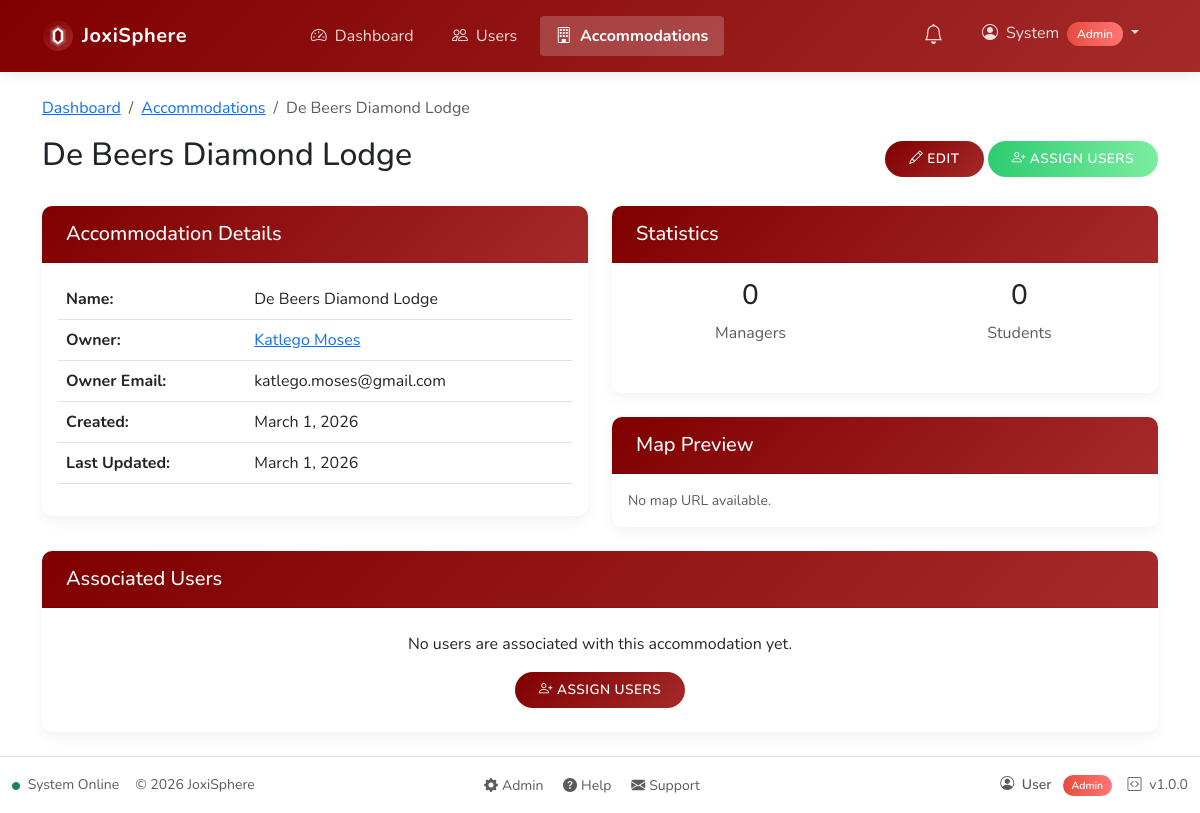
Page /admin/view-accommodation.php?id=1 (signed in) on the committed database.
### tables this page shows
CREATE TABLE IF NOT EXISTS accommodations (
    id INT AUTO_INCREMENT PRIMARY KEY,
    name VARCHAR(100) NOT NULL,
    address_line1 VARCHAR(255) NULL,
    address_line2 VARCHAR(255) NULL,
    city VARCHAR(100) NULL,
    province VARCHAR(100) NULL,
    postal_code VARCHAR(20) NULL,
    map_url VARCHAR(500) NULL,
    max_students INT UNSIGNED NULL,
    contact_phone VARCHAR(20) NULL,
    contact_email VARCHAR(100) NULL,
    notes TEXT NULL,
    owner_id INT NOT NULL,
    created_at TIMESTAMP DEFAULT CURRENT_TIMESTAMP,
    updated_at TIMESTAMP DEFAULT CURRENT_TIMESTAMP ON UPDATE CURRENT_TIMESTAMP,
    FOREIGN KEY (owner_id) REFERENCES users(id) ON DELETE CASCADE
);

CREATE TABLE IF NOT EXISTS users (
    id INT AUTO_INCREMENT PRIMARY KEY,
    username VARCHAR(50) NOT NULL UNIQUE,
    password VARCHAR(255) NOT NULL,
    email VARCHAR(100) NOT NULL,
    first_name VARCHAR(50) NOT NULL,
    last_name VARCHAR(50) NOT NULL,
    id_number VARCHAR(13) UNIQUE,   
    phone_number VARCHAR(20),
    whatsapp_number VARCHAR(20),
    preferred_communication ENUM('SMS', 'WhatsApp') DEFAULT 'SMS',
    role_id INT NOT NULL,
    status ENUM('active', 'pending', 'inactive') NOT NULL DEFAULT 'pending',
    created_at TIMESTAMP DEFAULT CURRENT_TIMESTAMP,
    updated_at TIMESTAMP DEFAULT CURRENT_TIMESTAMP ON UPDATE CURRENT_TIMESTAMP,
    password_reset_required BOOLEAN DEFAULT 0,
    FOREIGN KEY (role_id) REFERENCES roles(id)
);

### includes/functions.php (called while the page is built, shortened)
<?php
function safeQueryPrepare($conn, $sql, $debug = true) {
    $stmt = false;
    try {
        $stmt = $conn->prepare($sql);
    } catch (mysqli_sql_exception $e) {
        $prepareError = "(" . $e->getCode() . ") " . $e->getMessage();
        error_log("Database exception in SQL: $sql - " . $prepareError);
    }
    return $stmt;
}

### public/admin/view-accommodation.php (the view, shortened to what this page needs)
<?php
require_once '../../includes/functions.php';
$accommodation_id = isset($_GET['id']) ? (int)$_GET['id'] : 0;
$conn = getDbConnection();
$stmt = safeQueryPrepare($conn, "SELECT a.*, u.first_name, u.last_name, u.email
                                FROM accommodations a
                                JOIN users u ON a.owner_id = u.id
                                WHERE a.id = ?");
$stmt->bind_param("i", $accommodation_id);
$stmt->execute();
$accommodation = $stmt->get_result()->fetch_assoc();
$accommodation_name = (string) ($accommodation['name'] ?? $accommodation['NAME'] ?? '');
$map_url = trim((string)($accommodation['map_url'] ?? ''));
$show_map_previews = false;
$street_view_embed_url = '';
$small_map_embed_url = '';
$sv_api_key = defined('GOOGLE_MAPS_API_KEY') ? GOOGLE_MAPS_API_KEY : '';
$use_sv_js = $show_map_previews && isset($lat, $lng) && $lat !== null && $lng !== null && $sv_api_key !== '';
$users_stmt = safeQueryPrepare($conn, "SELECT u.*, r.name as role_name
                                    FROM users u
                                    JOIN roles r ON u.role_id = r.id
                                    JOIN user_accommodation ua ON u.id = ua.user_id
                                    WHERE ua.accommodation_id = ?
                                    ORDER BY r.name, u.first_name, u.last_name");
$users_stmt->bind_param("i", $accommodation_id);
$users_stmt->execute();
$users = $users_stmt->get_result()->fetch_all(MYSQLI_ASSOC);
?>
<div class="container mt-4">
    <nav aria-label="breadcrumb">
        <ol class="breadcrumb">
            <li class="breadcrumb-item"><a href="<?= BASE_URL ?>/admin/dashboard.php">Dashboard</a></li>
            <li class="breadcrumb-item"><a href="<?= BASE_URL ?>/admin/accommodations.php">Accommodations</a></li>
            <li class="breadcrumb-item active"><?= htmlspecialchars($accommodation_name, ENT_QUOTES, 'UTF-8') ?></li>
        </ol>
    </nav>
    <div class="d-flex justify-content-between align-items-center mb-4">
        <h2><?= htmlspecialchars($accommodation_name, ENT_QUOTES, 'UTF-8') ?></h2>
        <div>
            <a href="edit-accommodation.php?id=<?= $accommodation_id ?>" class="btn btn-primary">
                <i class="bi bi-pencil"></i> Edit
            </a>
            <a href="assign-users.php?id=<?= $accommodation_id ?>" class="btn btn-success">
                <i class="bi bi-person-plus"></i> Assign Users
            </a>
        </div>
    </div>
    <div class="row">
        <div class="col-md-6">
            <div class="card mb-4">
                <div class="card-header">
                    <h5 class="mb-0">Accommodation Details</h5>
                </div>
                <div class="card-body">
                    <table class="table">
                        <tr>
                            <th>Name:</th>
                            <td><?= htmlspecialchars($accommodation_name, ENT_QUOTES, 'UTF-8') ?></td>
                        </tr>
                        <tr>
                            <th>Owner:</th>
                            <td>
                                <a href="view-user.php?id=<?= $accommodation['owner_id'] ?>">
                                    <?= htmlspecialchars($accommodation['first_name'] . ' ' . $accommodation['last_name']) ?>
                                </a>
                            </td>
                        </tr>
                        <tr>
                            <th>Owner Email:</th>
                            <td><?= htmlspecialchars($accommodation['email']) ?></td>
                        </tr>
                        <tr>
                            <th>Created:</th>
                            <td><?= date('F j, Y', strtotime($accommodation['created_at'])) ?></td>
                        </tr>
                        <tr>
                            <th>Last Updated:</th>
                            <td><?= date('F j, Y', strtotime($accommodation['updated_at'])) ?></td>
                        </tr>
                    </table>
                </div>
            </div>
        </div>
        <div class="col-md-6">
            <div class="card mb-4">
                <div class="card-header">
                    <h5 class="mb-0">Statistics</h5>
                </div>
                <div class="card-body">
                    <div class="row text-center">
                        <div class="col-6 mb-3">
                            <h3>
                                <?php
                                $manager_count = 0;
                                $student_count = 0;
                                echo $manager_count;
                                ?>
                            </h3>
                            <p class="text-muted">Managers</p>
                        </div>
                        <div class="col-6 mb-3">
                            <h3><?= $student_count ?></h3>
                            <p class="text-muted">Students</p>
                        </div>
                    </div>
                </div>
            </div>
            <div class="card mb-4">
                <div class="card-header">
                    <h5 class="mb-0">Map Preview</h5>
                </div>
                <div class="card-body">
                    <?php if ($show_map_previews && $street_view_embed_url !== '' && $small_map_embed_url !== ''): ?>
                        <h6 class="mb-2">Street View</h6>
                        <?php if ($use_sv_js): ?>
                            <div id="sv-canvas-admin" class="mb-3" style="width:100%;height:360px;border-radius:4px;overflow:hidden;"></div>
                        <?php else: ?>
                            <div class="ratio ratio-16x9 mb-3">
                                <iframe src="<?= htmlspecialchars($street_view_embed_url, ENT_QUOTES, 'UTF-8') ?>" loading="lazy" allowfullscreen></iframe>
                            </div>
                        <?php endif; ?>
                        <h6 class="mb-2">Map View (Street Level)</h6>
                        <div class="ratio ratio-16x9">
                            <iframe src="<?= htmlspecialchars($small_map_embed_url, ENT_QUOTES, 'UTF-8') ?>" loading="lazy" allowfullscreen></iframe>
                        </div>
                    <?php elseif ($map_url !== ''): ?>
                        <p class="text-muted small mb-0">Preview is unavailable for this link. <a href="<?= htmlspecialchars($map_url, ENT_QUOTES, 'UTF-8') ?>" target="_blank" rel="noopener noreferrer">Open map</a>.</p>
                    <?php else: ?>
                        <p class="text-muted small mb-0">No map URL available.</p>
                    <?php endif; ?>
                </div>
            </div>
        </div>
    </div>
    <div class="card mb-4">
        <div class="card-header">
            <h5 class="mb-0">Associated Users</h5>
        </div>
        <div class="card-body p-0">
            <?php if (count($users) > 0): ?>
                <div class="table-responsive">
                    <table class="table table-hover mb-0">
                        <thead>
                            <tr>
                                <th>Name</th>
                                <th>Role</th>
                                <th>Email</th>
                                <th>Status</th>
                                <th>Actions</th>
                            </tr>
                        </thead>
                        <tbody>
                            <?php foreach ($users as $user): ?>
                                <tr>
                                    <td><?= htmlspecialchars($user['first_name'] . ' ' . $user['last_name']) ?></td>
                                    <td>
                                        <span class="badge <?= $user['role_name'] === 'manager' ? 'bg-primary' : 'bg-success' ?>">
                                            <?= ucfirst($user['role_name']) ?>
                                        </span>
                                    </td>
                                    <td><?= htmlspecialchars($user['email']) ?></td>
                                    <td>
                                        <?php if ($user['status'] === 'active'): ?>
                                            <span class="badge bg-success">Active</span>
                                        <?php elseif ($user['status'] === 'pending'): ?>
                                            <span class="badge bg-warning">Pending</span>
                                        <?php else: ?>
                                            <span class="badge bg-danger">Inactive</span>
                                        <?php endif; ?>
                                    </td>
                                    <td>
                                        <a href="view-user.php?id=<?= $user['id'] ?>" class="btn btn-sm btn-outline-primary">
                                            View
                                        </a>
                                    </td>
                                </tr>
                            <?php endforeach; ?>
                        </tbody>
                    </table>
                </div>
            <?php else: ?>
                <div class="text-center py-4">
                    <p>No users are associated with this accommodation yet.</p>
                    <a href="assign-users.php?id=<?= $accommodation_id ?>" class="btn btn-primary">
                        <i class="bi bi-person-plus"></i> Assign Users
                    </a>
                </div>
            <?php endif; ?>
        </div>
    </div>
</div>

### public/assets/css/custom.css (style rules this page uses)
:root { --primary-color: #800000; --primary-gradient: linear-gradient(135deg, #800000 0%, #a52a2a 100%); --secondary-color: #5e605f; --secondary-gradient: linear-gradient(135deg, #5e605f 0%, #959497 100%); --success-color: #2ecc71; --success-gradient: linear-gradient(to right, #2ecc71, #7bed9f); --info-color: #3498db; --info-gradient: linear-gradient(to right, #3498db, #79d2fb); --warning-color: #808000; --warning-gradient: linear-gradient(135deg, #808000 0%, #bdb76b 100%); --danger-color: #e74c3c; --danger-gradient: linear-gradient(to right, #e74c3c, #ff7675); --dark-color: #000000; --dark-gradient: linear-gradient(to right, #000000, #2d3436); --light-color: #f8f9fa; --light-gradient: linear-gradient(135deg, #f8f9fa 0%, #dfe6e9 100%); --admin-color: #800000; --admin-gradient: linear-gradient(135deg, #800000 0%, #5e605f 100%); --owner-color: #5e605f; --owner-gradient: linear-gradient(135deg, #5e605f 0%, #000000 100%); --manager-color: #808000; --manager-gradient: linear-gradient(135deg, #808000 0%, #5e605f 100%); --student-color: #800000; --student-gradient: linear-gradient(135deg, #800000 0%, #808000 100%); --body-bg: #ffffff; }
body { background-color: var(--body-bg); font-family: "Nunito", sans-serif; }
.card { border: none; border-radius: 10px; overflow: hidden; box-shadow: 0 5px 15px rgba(0, 0, 0, 0.05); transition: all 0.3s ease; margin-bottom: 1.5rem; }
.card-header { background: var(--primary-gradient); color: white; font-weight: 600; padding: 1rem 1.5rem; border-bottom: none; }
.btn { border-radius: 30px; padding: 0.5rem 1.5rem; font-weight: 600; transition: all 0.3s ease; text-transform: uppercase; letter-spacing: 0.5px; font-size: 0.85rem; }
.btn-primary { background-image: var(--primary-gradient); border: none; }
.btn-success { background-image: var(--success-gradient); border: none; }
.table { border-collapse: separate; border-spacing: 0; }
.card-header { background-color: #f8f9fa; border-bottom: 1px solid rgba(0, 0, 0, 0.05); }

### rows in the picture
accommodations: name "De Beers Diamond Lodge", owner.last_name "Katlego Moses", owner.email "katlego.moses@gmail.com", created_at "March 1, 2026", updated_at "March 1, 2026"

### other values in the picture
APP_NAME "JoxiSphere"
$item['text'] "Dashboard"
$item['text'] "Users"
$item['text'] "Accommodations"
$_SESSION['username'] "System"
$userRole "Admin"
$manager_count "0"
$student_count "0"
$userName "User"
